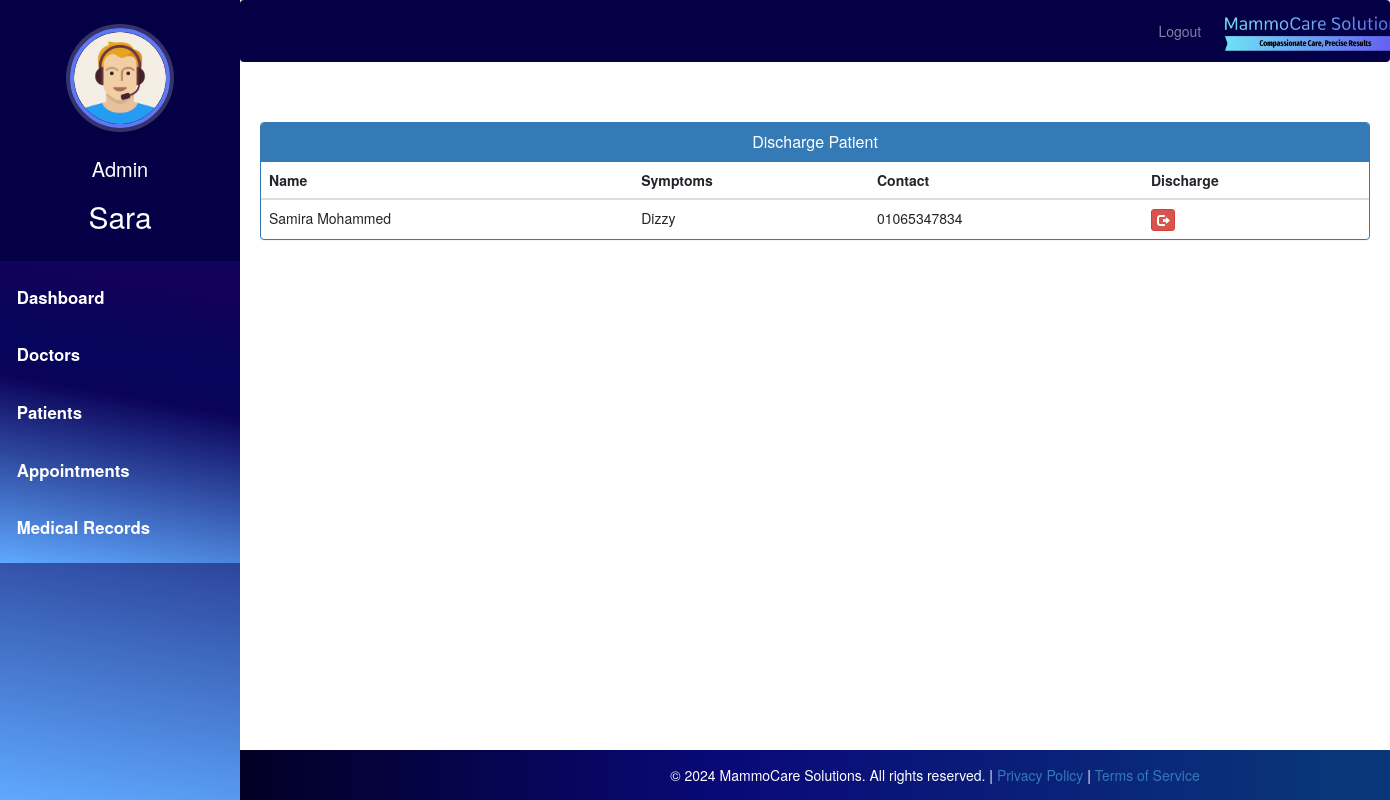
Screenshot of /admin-discharge-patient (signed in) with the database file from the repository.
### hospital/models.py (models this page shows, shortened)
class Patient(models.Model):
    user=models.OneToOneField(User,on_delete=models.CASCADE)
    profile_pic= models.ImageField(upload_to='profile_pic/PatientProfilePic/',null=True,blank=True)
    address = models.CharField(max_length=40)
    mobile = models.CharField(max_length=20,null=False)
    symptoms = models.CharField(max_length=100,null=False)
    assignedDoctorId = models.PositiveIntegerField(null=True)
    admitDate=models.DateField(auto_now=True)
    dob = models.DateField()
    status=models.BooleanField(default=False)
    @property
    def get_name(self):
        return self.user.first_name+" "+self.user.last_name

### hospital/views.py (the view)
# urls.py: path('admin-discharge-patient', views.admin_discharge_patient_view,name='admin-discharge-patient'),
@login_required(login_url='adminlogin')
@user_passes_test(is_admin)
def admin_discharge_patient_view(request):
    patients=models.Patient.objects.all().filter(status=True)
    return render(request,'hospital/admin_discharge_patient.html',{'patients':patients})

### hospital/views.py (called while the page is built)
def is_admin(user):
    return user.groups.filter(name='ADMIN').exists()

### templates/hospital/admin_discharge_patient.html (shortened to what this page needs)
{% extends 'hospital/admin_base.html' %}
{% load static %}
{% block content %}
<head>
  <link href="//netdna.bootstrapcdn.com/bootstrap/3.0.0/css/bootstrap.min.css" rel="stylesheet" id="bootstrap-css">
</head>
<div class="container">
  <div class="panel panel-primary">
    <div class="panel-heading">
      <h6 class="panel-title">Discharge Patient</h6>
    </div>
    <table class="table table-hover" id="dev-table">
      <thead>
        <tr>
          <th>Name</th>
          <th>Symptoms</th>
          <th>Contact</th>
          <th>Discharge</th>
        </tr>
      </thead>
      {% for p in patients %}
      <tr>
        <td> {{p.get_name}}</td>
        <td>{{p.symptoms}}</td>
        <td>{{p.mobile}}</td>
        <td><a class="btn btn-danger btn-xs" href="{% url 'discharge-patient' p.id  %}"><span class="glyphicon glyphicon-log-out"></span></a></td>
      </tr>
      {% endfor %}
    </table>
  </div>
</div>
<div class="footer-container">
  <footer>
    <div class="footer-content">
      <p>
        &copy; 2024 MammoCare Solutions. All rights reserved. | <a href="/privacy_policy">Privacy Policy</a> | <a href="/terms">Terms of Service</a>
      </p>
    </div>
  </footer>
</div>
{% endblock content %}

### templates/hospital/admin_base.html (shortened to what this page needs)
<!DOCTYPE html>
{% load static %}
<html lang="en">
<head>
  <link rel="stylesheet" href="https://stackpath.bootstrapcdn.com/bootstrap/4.3.1/css/bootstrap.min.css">
  <link rel="stylesheet" href="https://maxcdn.bootstrapcdn.com/font-awesome/4.7.0/css/font-awesome.min.css">
  <link rel="stylesheet" href="{% static '/style.css' %}">
</head>
<body>
  <nav class="menu" tabindex="0">
    <header class="avatar">
      <div style="display: inline-block;">
        <img src="{% static "images/adminpropic.png" %}" />
        <br><br>
        <h6 style="color: white; font-size: 20px;">Admin</h6>
      </div>
      <h2>{{ request.user.first_name }}</h2>
    </header>
    <ul>
      <li tabindex="0" class="icon-dashboard"> <a style="color:white; text-decoration:none;" href="/admin-dashboard"><span>Dashboard</span></a> </li>
      <li tabindex="0" class="icon-customers"> <a style="color:white; text-decoration:none;" href="/admin-doctor"><span>Doctors</span></a></li>
      <li tabindex="0" class="icon-users"> <a style="color:white; text-decoration:none;" href="/admin-patient"><span>Patients</span></a></li>
      <li tabindex="0" class="icon-calendar"> <a style="color:white; text-decoration:none;" href="/admin-appointment"><span>Appointments</span></a></li>
      <li tabindex="0" class="icon-calendar"> <a style="color:white; text-decoration:none;" href="/admin-medical-records"><span>Medical Records</span></a></li>
    </ul>
  </nav>
  <main>
    <div class="bs-example">
      <nav class="navbar navbar-expand-md navbar-dark fixed-top" style="background:#040046;">
        <div class="navbar-nav" style=" margin-left: 80%;">
          <a href="/index" class="nav-item nav-link">Logout</a>
        </div>
        <a href="/admin-dashboard" class="navbar-brand">
          <img src="{% static 'images/mammocare-logo.jpeg' %}" alt="Logo" height="40" style="margin-top: -7px;">
        </a>
      </nav>
    </div>
    <br><br>
    {% block content %}
    {% endblock content %}
    <br><br><br><br>
    <footer>
      <br>
      <div class="container">
      </div>
    </footer>
  </main>
</body>
</html>

### static/style.css (style rules this page uses)
body { padding-left: 240px; }
main { position: relative; height: 100vh; }
.menu { background: #5bc995; height: 100vh; width: 240px; position: fixed; top: 0px; left: 0; z-index: 5; outline: none; }
.menu .avatar { background: rgba(0, 0, 0, 0.1); padding: 2em 0.5em; text-align: center; }
.menu .avatar img { width: 100px; border-radius: 50%; overflow: hidden; border: 4px solid #ffea92; box-shadow: 0 0 0 4px rgba(255, 255, 255, 0.2); }
.menu .avatar h2 { font-weight: normal; margin-bottom: 0; }
.menu ul { list-style: none; padding: 0.5em 0; margin: 0; }
.menu ul li { padding: 0.5em 1em 0.5em 3em; font-size: 0.95em; font-weight: regular; background-repeat: no-repeat; background-position: left 15px center; background-size: auto 20px; transition: all 0.15s linear; cursor: pointer; }
.menu ul li.icon-dashboard { background-image: url("http://www.entypo.com/images//gauge.svg"); }
.menu ul li.icon-customers { background-image: url("http://www.entypo.com/images//briefcase.svg"); }
.menu ul li.icon-users { background-image: url("http://www.entypo.com/images//users.svg"); }
.menu ul li.icon-calendar { background-image: url("http://www.entypo.com/images//calendar.svg"); }

### templates/hospital/admin_base.html (style rules this page uses)
a:link { text-decoration: none; }
a { color: white; }
footer { padding: 0px 0px 0px 0px; background-color: black; margin: 0px; }
p { text-align: center; }
body { padding-left: 240px; }
main { position: relative; height: 100vh; }
.menu { background: #03a9f4; height: 100vh; width: 240px; position: fixed; top: 0px; left: 0; z-index: 5; outline: none; }
.menu .avatar { background: rgba(0, 0, 0, 0.1); padding: 2em 0.5em; text-align: center; }
.menu .avatar img { width: 100px; border-radius: 50%; overflow: hidden; border: 4px solid #ffea92; box-shadow: 0 0 0 4px rgba(255, 255, 255, 0.2); }
.menu .avatar h2 { font-weight: normal; margin-bottom: 0; }
.menu ul { list-style: none; padding: 0.5em 0; margin: 0; }
.menu ul li { padding: 0.5em 1em 0.5em 3em; font-size: 0.95em; font-weight: regular; background-repeat: no-repeat; background-position: left 15px center; background-size: auto 20px; transition: all 0.15s linear; cursor: pointer; }
.menu ul li.icon-dashboard { background-image: url("http://www.entypo.com/images//gauge.svg"); }
.menu ul li.icon-customers { background-image: url("http://www.entypo.com/images//briefcase.svg"); }
.menu ul li.icon-users { background-image: url("http://www.entypo.com/images//users.svg"); }
.menu ul li.icon-calendar { background-image: url("http://www.entypo.com/images//calendar.svg"); }
body { padding-left: 240px; margin-top: 50px; }
.menu { background: rgb(2,0,36); background: linear-gradient(10deg, rgba(2,0,36,1) 0%, rgba(95,169,255,1) 0%, rgba(11,3,90,1) 55%, rgba(4,5,92,1) 66%, rgba(18,1,88,0.9568160027682948) 87%); height: 100vh; width: 240px; position: fixed; top: 0px; left: 0; z-index: 5; outline: none; transition: left 0.3s; }
.menu .avatar { background: #040046; padding: 2em 0.5em; text-align: center; }
.menu .avatar img { width: 100px; height: 100px; border-radius: 50%; overflow: hidden; border: 4px solid #5f77f0; box-shadow: 0 0 0 4px rgba(255, 255, 255, 0.2); }
.menu .avatar h2 { font-weight: normal; margin-bottom: 0; color: #fff; margin-top: 10px; }
.menu ul { list-style: none; padding: 0.5em 0; margin: 0; background: rgb(2,0,36); background: linear-gradient(10deg, rgba(2,0,36,1) 0%, rgba(95,169,255,1) 0%, rgba(11,3,90,1) 55%, rgba(4,5,92,1) 66%, rgba(18,1,88,0.9568160027682948) 87%); }
.menu ul li { padding: 1em; font-size: 1.2em; font-weight: bold; transition: background-color 0.3s ease; }
.menu ul li a { color: #fff; text-decoration: none; }
footer { padding: 0px 0px 0px 0px; background: rgb(2, 0, 36); background: linear-gradient(90deg, rgba(2, 0, 36, 1) 0%, rgba(9, 9, 121, 1) 35%, rgba(9, 53, 121, 1) 78%); margin: 0px; position: fixed; bottom: 0; width: 100%; height: 50px; text-align: center; }

### templates/hospital/admin_discharge_patient.html (style rules this page uses)
.footer-container { position: fixed; width: 100%; z-index: 1001; }
.footer-content { padding: 10px 0; bottom: 0px; }
footer { padding: 0px 0px; background: rgb(2, 0, 36); background: linear-gradient(90deg, rgba(2, 0, 36, 1) 0%, rgba(9, 9, 121, 1) 35%, rgba(9, 53, 121, 1) 78%); position: fixed; margin: 0px; width: 100%; height: 50px; color: white; z-index: 0; }
footer p { margin: 5px 0; font-size: 14px; }
a:link { text-decoration: none; }
h6 { text-align: center; }

### rows the page displays
Patient: get_name "Samira Mohammed", symptoms "Dizzy", mobile "01065347834"

### other values shown
{{ request.user.first_name }} "Sara"
